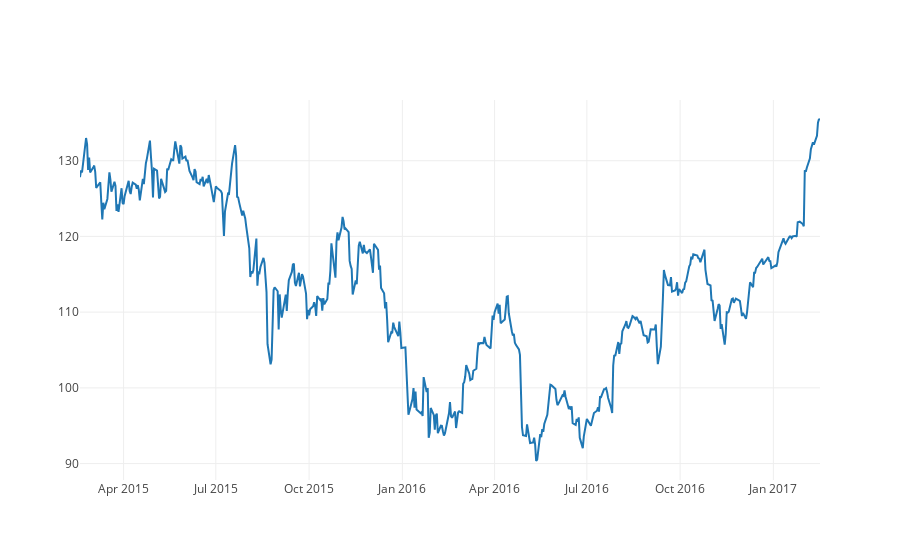

Notebook code for this chart:
### Code cell
import plotly
import plotly.graph_objs as go
import pandas as pd

df = pd.read_csv("https://raw.githubusercontent.com/plotly/datasets/master/finance-charts-apple.csv")

data = [go.Scatter(
          x=df.Date,
          y=df['AAPL.Close'])]

iplot(data)

### Figure 1 — Plotly figure (JSON) as saved in the notebook; plotly's stock layout.template omitted (floating-point values rounded to 4 significant figures; data arrays with more than 128 entries replaced by an {"elided": "..."} marker saying what was removed)
{"data": [{"type": "scatter", "uid": "2fd5302e-b59a-11e8-936a-d8c4976a52f2", "x": {"elided": "506 str values"}, "y": {"elided": "506 float values"}}], "layout": {}}
